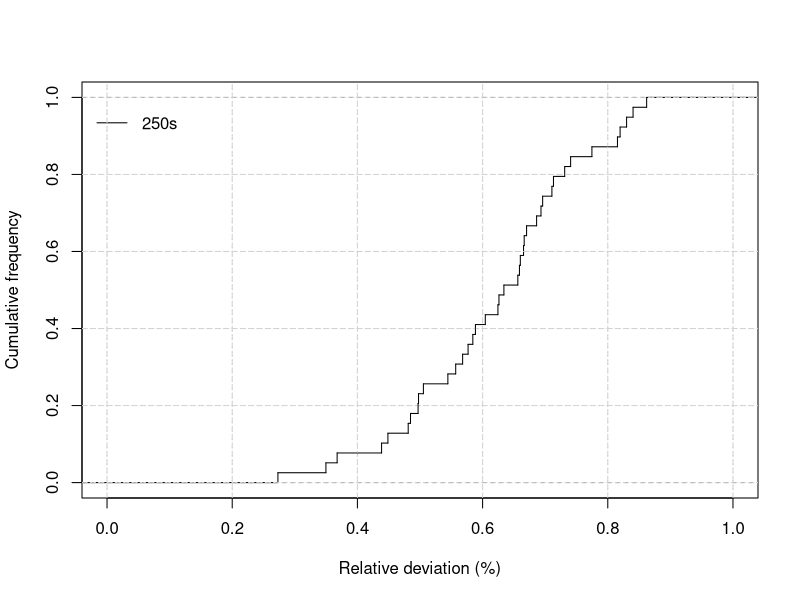
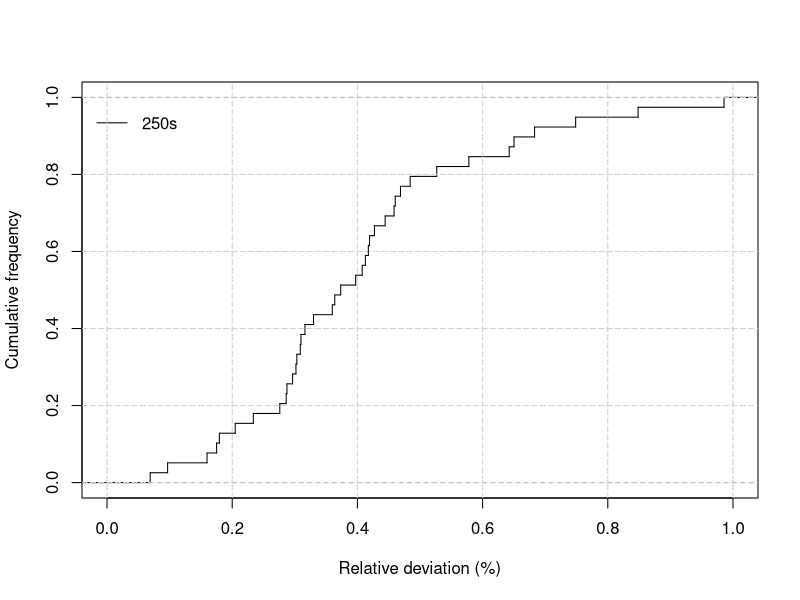

Generate these figures, in order, with R:
data1 <- read.csv("raw_results/results_meme.csv")

# Compute the empirical cumulative distribution function (ECDF)
ecdf_data <- ecdf(data1$relative_deviation)

png(filename = "figures/quality_distrib_meme.png")

# Plot the ECDF
plot(ecdf_data,main="",
     xlab = "Relative deviation (%)",
     ylab = "Cumulative frequency",
     xlim=c(0, 1),
     do.points = FALSE, verticals = TRUE, lty=1,
     panel.first = grid(lty = 2))
legend("topleft", legend=c("250s"), lty=1, col="black", bty="n",inset = c(0, 0.05))
grid()
# Close the current PNG device
invisible(dev.off())


data2 <- read.csv("raw_results/results_ils.csv")
# Compute the empirical cumulative distribution function (ECDF)
ecdf_data2 <- ecdf(data2$relative_deviation)
png(filename = "figures/quality_distrib_ils.png")
# Plot the ECDF
plot(ecdf_data2,main="",
     xlab = "Relative deviation (%)",
     ylab = "Cumulative frequency",
     xlim=c(0, 1),
     do.points = FALSE, verticals = TRUE, lty=1,
     panel.first = grid(lty = 2))
legend("topleft", legend=c("250s"), lty=1, col="black", bty="n",inset = c(0, 0.05))
grid()
# Close the current PNG device
invisible(dev.off())
